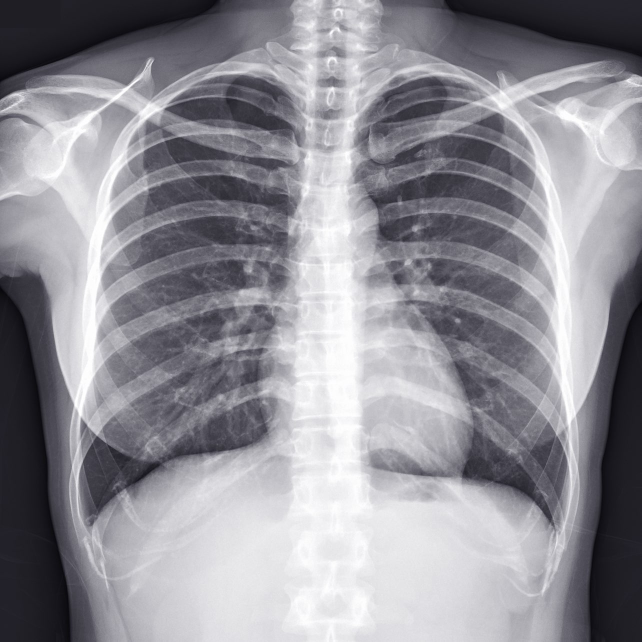
%> input picture Codigos/IM Segmentation/radiograph1.jpg, 1283 x 1283 px (shown at 1/2 size)
$ octave edgeDetection_EquipoSPECT.m   (GNU Octave 9; MATLAB toolbox functions it lacks are replaced by stand-ins)
%> lines starting %> are read from the running program, lines starting %| are printed output that depends on the picture; in (x1, y1, x2, y2) boxes, pixels count from 0 and x2, y2 are one past the last pixel; in counts of white or black regions, pixels touching at a corner belong together; the program's own positions count from 1
%%
% Ejemplo de Edge Detecion
% Equipo SPECT: Mei Li Cham, Ana Lucia Soria, Graciela Rincon, Natalia
% Flores, Marcela Enriquez
% Cargar la imagen radiograph1

f=imread('radiograph1.jpg');
%> f is the input picture: size 1283x1283x3 uint8; mean R, G, B 144.3, 143.2, 150.1
f=imresize(f,1);
f=double(f(:,:,1));
%> f: size 1283x1283 double
imshow(f,[])
%%
% Deteccion de orillas utilizando una mascara
edgex=[1,-1] % se crea la mascara de convolucion, el -1 1 implica sacar el escalon
g1=conv2(f,edgex,'same');
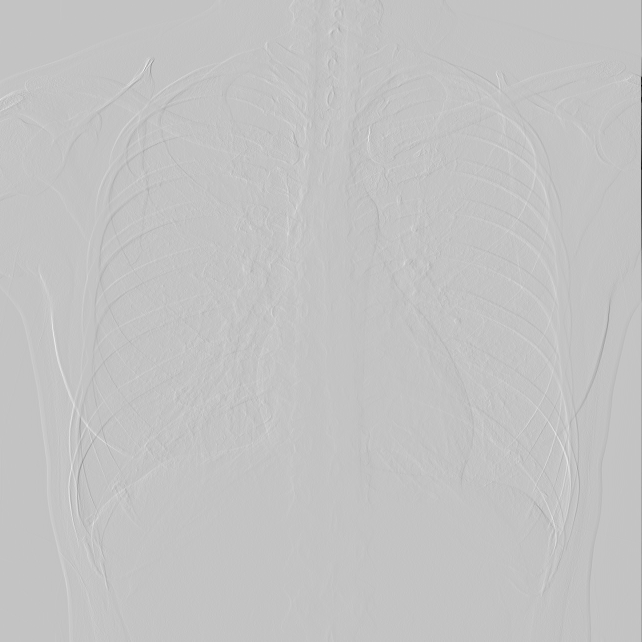
%> g1: size 1283x1283 double (shown at 1/2 size); min -221, max 67, mean 0; drawn with min black and max white
imshow(g1,[-10,10]);
title('Derivada en x')
% La derivada en x, de blanco a negro
%%
% Sobel Mask
edgey=[-1 -2 -1;0,0,0;1,2,1]/8
g2=conv2(f,edgey,'same');
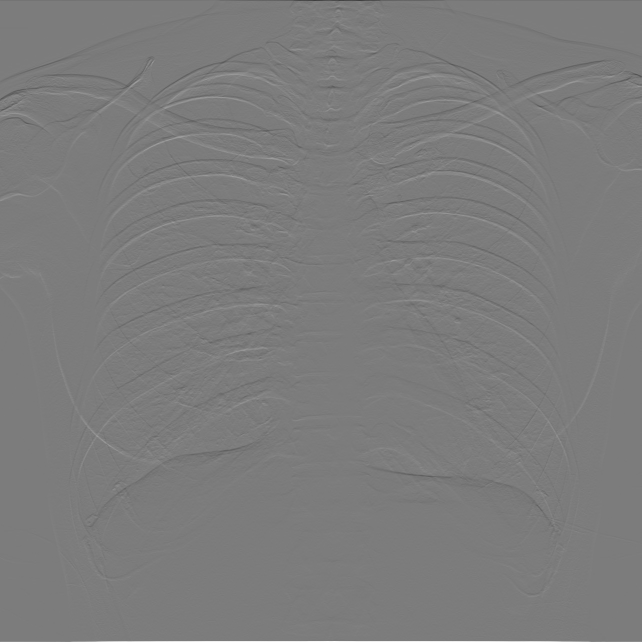
%> g2: size 1283x1283 double (shown at 1/2 size); min -119.5, max 125.6, mean 0; drawn with min black and max white
imshow(g2,[-10,10])
figure(2)
subplot(1,2,1)
imshow(g1,[-10,10])
title('Derivada en x')
subplot(1,2,2)
imshow(g2,[-10,10])
title('Derivada en y')
%%
figure(3)
subplot(1,1,1)
%%
%Soberl Mask dx
edgex=[1,0,-1;2,0,-2;1,0,-1]/8
gx=conv2(f,edgex,'same');
gy=conv2(f,edgey,'same');
%Gradiente Magnitud
mag=abs(gx)+abs(gy);
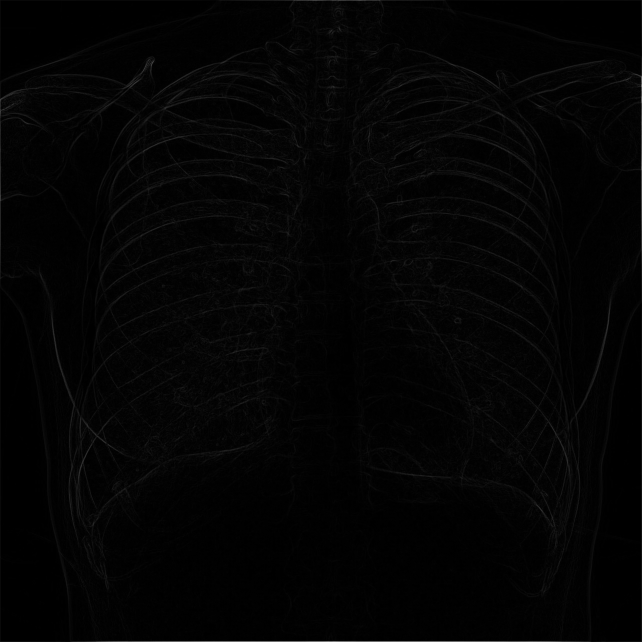
%> mag: size 1283x1283 double (shown at 1/2 size); min 0, max 127, mean 3.8
imshow(mag,[]);
title('Gradient Magnitud = |dx| + |gy|')

% recocimiento en base a las orillas

%%

% Estimar el nivel de ruido
noisemask = [-1, 0 1];
noiseimage = conv2(f,noisemask,'same');
noisevariance = mean2(noiseimage.^2); %estimacion de la varianza
%> noisevariance = 52.5
noisestd = sqrt(noisevariance/2); %estimacion de la desviacion estandar
%> noisestd = 5.12
edgedetection1 = mag > noisestd; % si la magnitud es mayor del ruido, estimacion de orillas
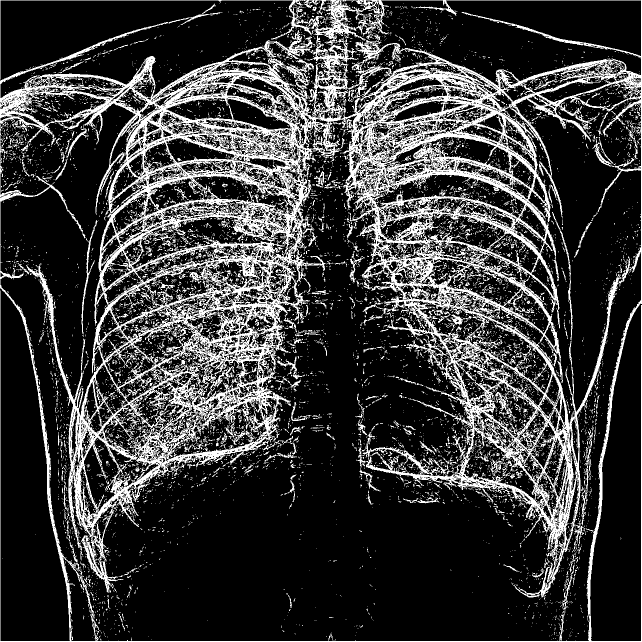
%> edgedetection1: size 1283x1283 logical (shown at 1/2 size); 22.5% white; 10358 white regions (9821 under 20 px), largest, box (x1, y1, x2, y2) and area: (0, 0, 1283, 1283) 308557, (163, 440, 195, 669) 715, (1104, 424, 1145, 681) 660
edgedetection2 = mag > 2*noisestd;
%> edgedetection2: size 1283x1283 logical; 7.5% white in thin lines or dots
subplot(1,2,1)
imshow(edgedetection1,[]);
title('Edge detection at sigma')
subplot(1,2,2)
imshow(edgedetection2,[]);
title('Edge detection at 2 sigma')
%%
figure(4)
subplot(1,1,1)
angle=atan2(gy,gx); %angulo entre las gradientes
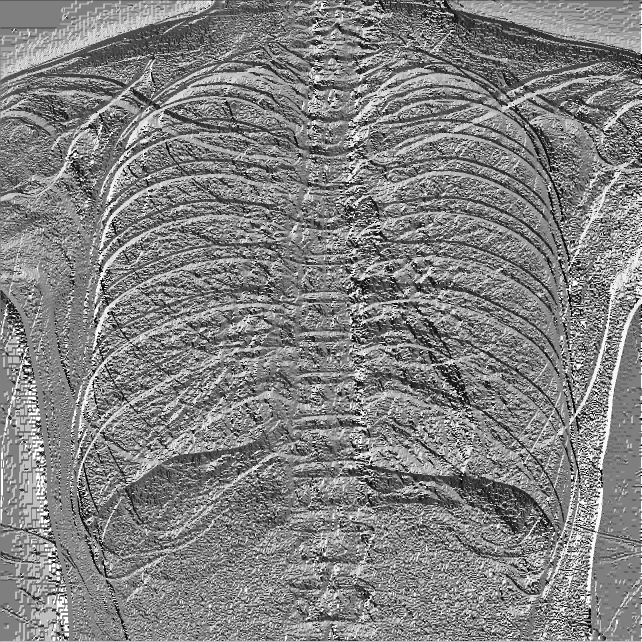
%> angle: size 1283x1283 double (shown at 1/2 size); min -3.14, max 3.14, mean 0.0621; drawn with min black and max white
imshow(angle,[]);
title('Gradient Orientation')
colormap('autumn')
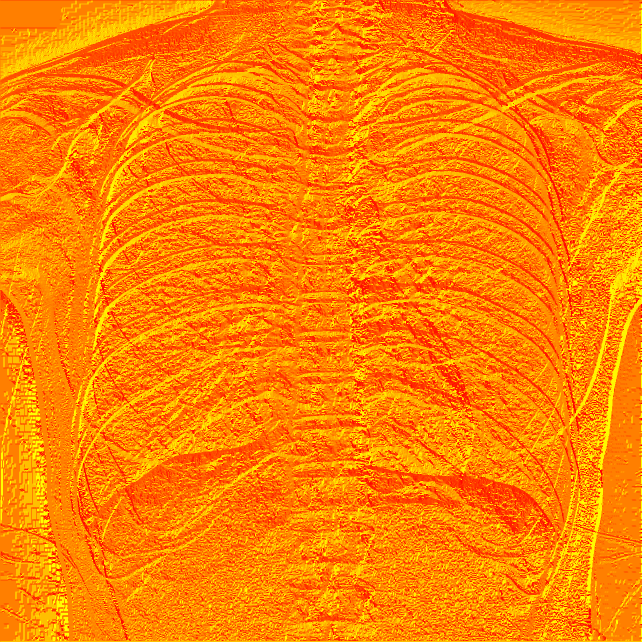
%> displayed picture: size 1283x1283x3, on the screen's scale of 0 to 255 (shown at 1/2 size); mean R, G, B 255, 129.9, 0
% reconocer objetos basado en solo el contenido de orillas
% es importante la magnitud y el angulo

%%


edgcany=edge(f,'Canny');
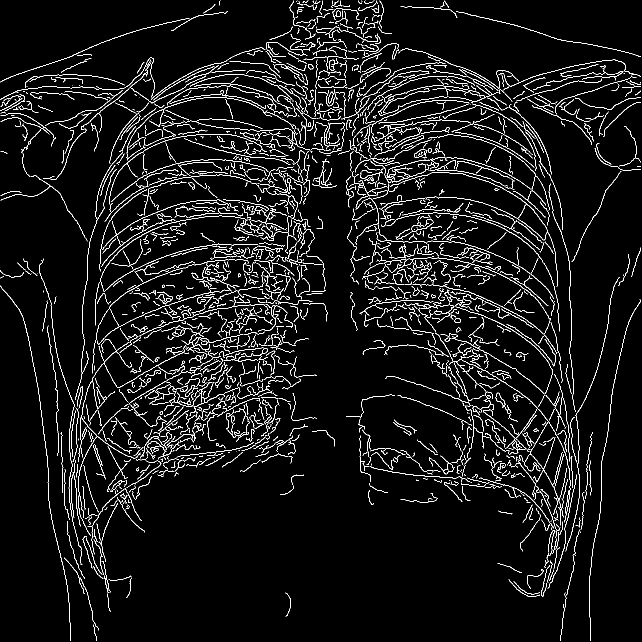
%> edgcany: size 1283x1283 logical (shown at 1/2 size); 5.5% white in thin lines or dots
imshow(edgcany,[]);
title('Canny Edge')
